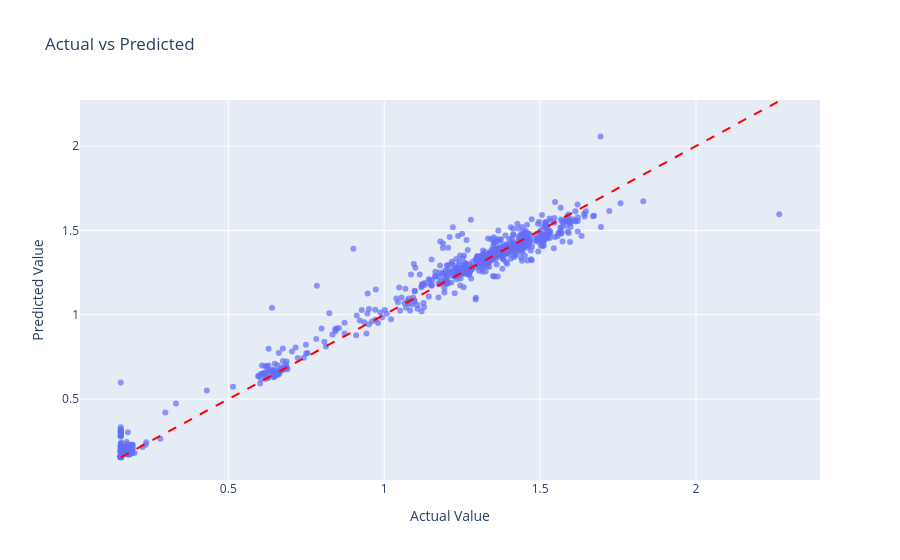

This figure's notebook cell:
### Code cell
# Create DataFrame
ap_df = pd.DataFrame({
    "Actual": y_test,
    "Predicted": y_test_pred
}, index=y_test.index)

# Interactive scatter plot
fig = px.scatter(
    ap_df,
    x="Actual",
    y="Predicted",
    title="Actual vs Predicted",
    labels={
        "Actual": "Actual Value",
        "Predicted": "Predicted Value"
    },
    opacity=0.7
)

# Add perfect prediction line (y = x)
min_val = min(ap_df.min())
max_val = max(ap_df.max())
fig.add_shape(
    type="line",
    x0=min_val,
    y0=min_val,
    x1=max_val,
    y1=max_val,
    line=dict(dash="dash", color="red"),
)

fig.show()

### Figure 1 — Plotly figure (JSON) as saved in the notebook; plotly's stock layout.template omitted (floating-point values rounded to 4 significant figures; data arrays with more than 128 entries replaced by an {"elided": "..."} marker saying what was removed)
{"data": [{"hovertemplate": "Actual Value=%{x}<br>Predicted Value=%{y}<extra></extra>", "legendgroup": "", "marker": {"color": "#636efa", "opacity": 0.7, "symbol": "circle"}, "mode": "markers", "name": "", "orientation": "v", "showlegend": false, "type": "scatter", "x": {"elided": "732 float values"}, "xaxis": "x", "y": {"elided": "732 float values"}, "yaxis": "y"}], "layout": {"legend": {"tracegroupgap": 0}, "shapes": [{"line": {"color": "red", "dash": "dash"}, "type": "line", "x0": 0.155, "x1": 2.267, "y0": 0.155, "y1": 2.267}], "title": {"text": "Actual vs Predicted"}, "xaxis": {"anchor": "y", "domain": [0, 1], "title": {"text": "Actual Value"}}, "yaxis": {"anchor": "x", "domain": [0, 1], "title": {"text": "Predicted Value"}}}}
